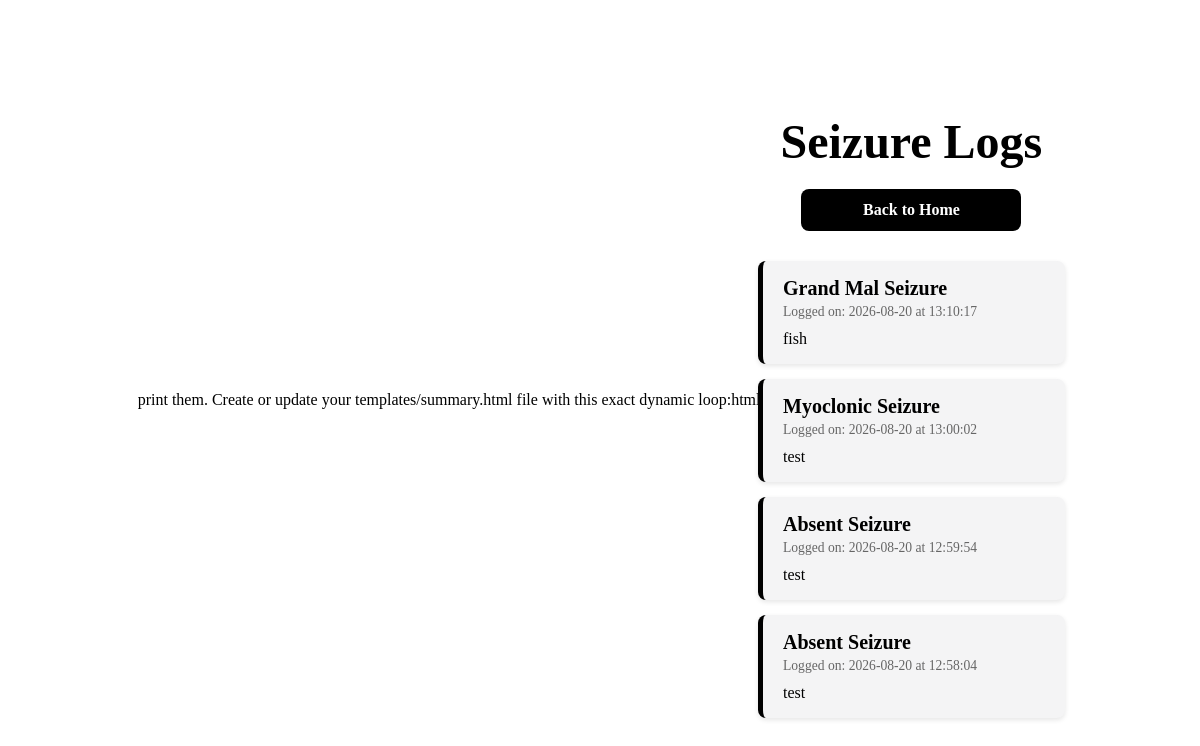
Page /Log_Summary on the earlier database version.
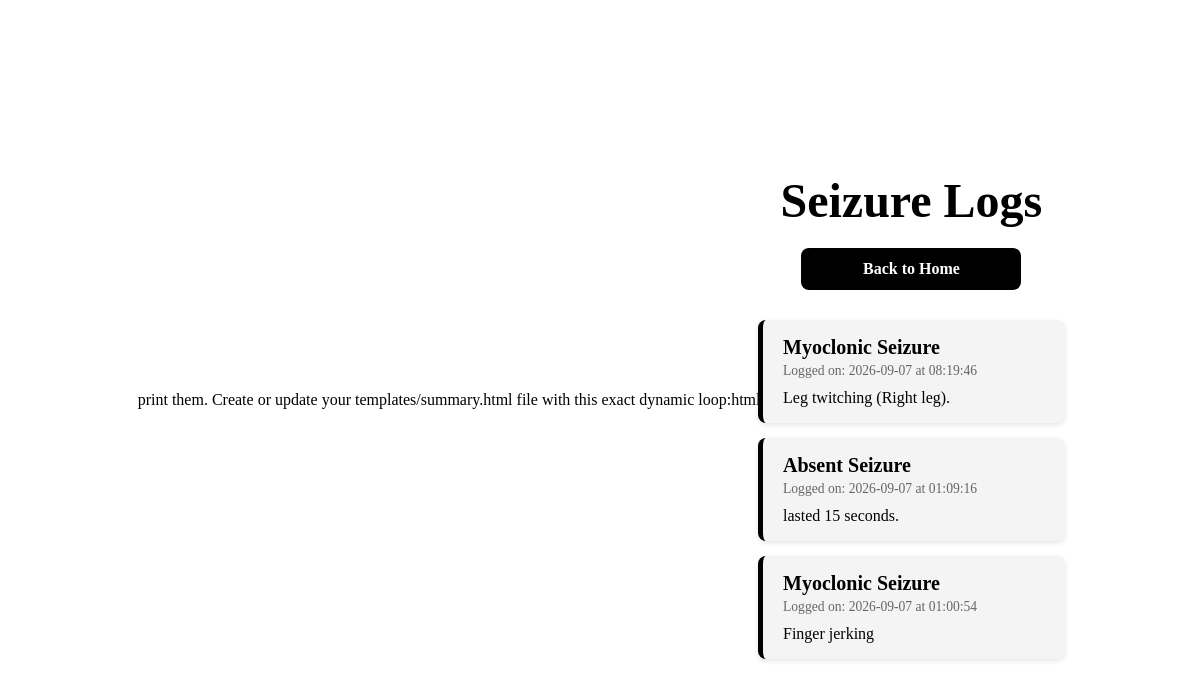
Same page on the later database version.
### tables this page shows
CREATE TABLE logs (
            id INTEGER PRIMARY KEY AUTOINCREMENT,
            episode_type TEXT NOT NULL,
            details TEXT NOT NULL,
            log_date TEXT NOT NULL,
            log_time TEXT NOT NULL,
            created_at TIMESTAMP DEFAULT CURRENT_TIMESTAMP
        );

### app.py (the view)
@app.route('/Log_Summary')
def log_summary():
    with engine.connect() as conn:
        result = conn.execute(text("SELECT * FROM logs ORDER BY created_at DESC"))
        logs = result.fetchall()
    return render_template('summary.html', logs=logs)

### templates/summary.html (shortened to what this page needs)
print them. Create or update your templates/summary.html file with this exact dynamic loop:html<!DOCTYPE html>
<html lang="en">
<head>
    <link rel="stylesheet" href="{{ url_for('static', filename='style.css') }}">
</head>
<body>
    <main class="container">
        <h1 class="app-title">Seizure Logs</h1>
        <div style="margin-bottom: 30px;">
            <a class="nav-button" href="{{ url_for('home') }}">Back to Home</a>
        </div>
        <div id="log-display-container">
            {% if logs %}
                {% for log in logs %}
                    <div class="log-card">
                        <h3 class="log-card-title">{{ log[1] }}</h3>
                        <span class="log-card-date">Logged on: {{ log[3] }} at {{ log[4] }}</span>
                        <p class="log-card-notes">{{ log[2] }}</p>
                    </div>
                {% endfor %}
            {% else %}
                <p style="color: #666;">No seizure logs recorded yet.</p>
            {% endif %}
        </div>
    </main>
</body>
</html>

### static/style.css (style rules this page uses)
body { background-color: #ffffff; color: #000000; font-family: "Times New Roman", Georgia, serif; margin: 0; padding: 0; display: flex; justify-content: center; align-items: center; min-height: 100vh; }
.container { text-align: center; padding: 20px; font-family: "Times New Roman", Georgia, serif; }
.app-title { font-size: 3rem; margin-bottom: 20px; }
.nav-button { display: inline-block; padding: 12px 28px; background-color: #000000; color: white; text-decoration: none; border-radius: 8px; font-weight: bold; font-size: 1rem; transition: background-color 0.2s; font-family: "Times New Roman", Georgia, serif; border: none; cursor: pointer; width: 220px; box-sizing: border-box; text-align: center; }
#log-display-container { margin-top: 30px; display: flex; flex-direction: column; gap: 15px; align-items: center; }
.log-card { background-color: #f4f4f5; color: #000000; border-radius: 8px; padding: 16px 20px; width: 100%; max-width: 450px; text-align: left; box-shadow: 0 2px 5px rgba(0, 0, 0, 0.1); border-left: 5px solid #000000; }
.log-card-title { margin: 0 0 4px 0; font-size: 1.25rem; }
.log-card-date { display: block; color: #666666; font-size: 0.85rem; margin-bottom: 10px; }
.log-card-notes { margin: 0; font-size: 1rem; white-space: pre-wrap; }

Differences in the rows shown:
removed logs: episode_type "Grand Mal Seizure", log_date "2026-08-20", log_time "13:10:17", details "fish"
removed logs: episode_type "Myoclonic Seizure", log_date "2026-08-20", log_time "13:00:02", details "test"
removed logs: episode_type "Absent Seizure", log_date "2026-08-20", log_time "12:59:54", details "test"
removed logs: episode_type "Absent Seizure", log_date "2026-08-20", log_time "12:58:04", details "test"
added logs: episode_type "Myoclonic Seizure", log_date "2026-09-07", log_time "08:19:46", details "Leg twitching (Right leg)."
added logs: episode_type "Absent Seizure", log_date "2026-09-07", log_time "01:09:16", details "lasted 15 seconds."
added logs: episode_type "Myoclonic Seizure", log_date "2026-09-07", log_time "01:00:54", details "Finger jerking"
